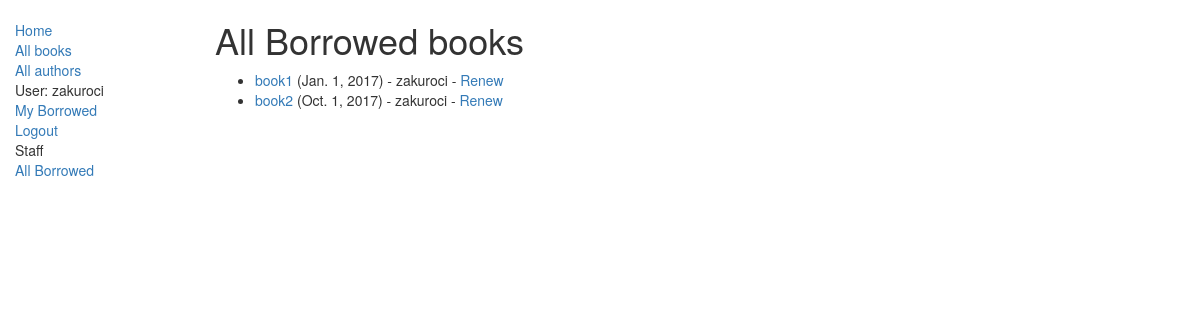
Before: /catalog/allbooks/ (signed in) with the older database file.
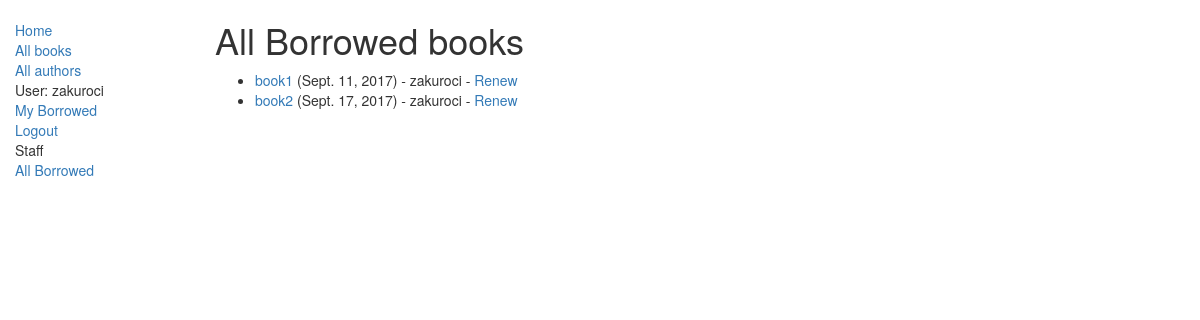
After: the same page with the newer database file.
### catalog/models.py (models this page shows, shortened)
class BookInstance(models.Model):
    id = models.UUIDField(primary_key=True, default=uuid.uuid4, help_text="Unique ID for this particular book across whole library")
    book = models.ForeignKey('Book', on_delete=models.SET_NULL, null=True)
    imprint = models.CharField(max_length=200)
    due_back = models.DateField(null=True, blank=True)
    borrower = models.ForeignKey(User, on_delete=models.SET_NULL, null=True, blank=True)
    LOAN_STATUS = (
        ('m', 'Maintenance'),
        ('o', 'On loan'),
        ('a', 'Available'),
        ('r', 'Reserved'),
    )
    status = models.CharField(max_length=1, choices=LOAN_STATUS, blank=True, default='m', help_text='Book availability')
    class Meta:
        ordering = ["due_back"]
        permissions = (("can_mark_returned", "Set book as returned"),)

class Book(models.Model):
    title = models.CharField(max_length=200)
    author = models.ForeignKey('Author', on_delete=models.SET_NULL, null=True)
    summary = models.TextField(max_length=1000, help_text="Enter a brief description of the book")
    isbn = models.CharField('ISBN',max_length=13, help_text='13 Character <a href="https://www.isbn-international.org/content/what-isbn">ISBN number</a>')
    genre = models.ManyToManyField(Genre, help_text="Select a genre for this book")
    def display_genre(self):
        """
        Creates a string for the Genre. This is required to display genre in Admin.
        """
        return ', '.join([ genre.name for genre in self.genre.all()[:3] ])
    display_genre.short_description = 'Genre'

### catalog/views.py (the view)
class LoanedBooksListView(LoginRequiredMixin,generic.ListView):
    model = BookInstance
    template_name ='catalog/bookinstance_list_borrowed.html'
    paginate_by = 10
    def get_queryset(self):
        return BookInstance.objects.filter(status__exact='o').order_by('due_back')

### catalog/templates/catalog/bookinstance_list_borrowed.html
{% extends "base_generic.html" %}
{% block content %}
    <h1>All Borrowed books</h1>
    {% if bookinstance_list %}
    <ul>
      {% for bookinst in bookinstance_list %}
      <li class="{% if bookinst.is_overdue %}text-danger{% endif %}">
        <a href="{% url 'book-detail' bookinst.book.pk %}">{{bookinst.book.title}}</a> ({{ bookinst.due_back }}) - {{ bookinst.borrower }}
        {% if perms.catalog.can_mark_returned %}- <a href="{% url 'renew-book-librarian' bookinst.id %}">Renew</a>  {% endif %}
      </li>
      {% endfor %}
    </ul>
    {% else %}
      <p>There are no books borrowed.</p>
    {% endif %}
{% endblock %}

Changed rows visible on the page:
changed BookInstance "book1": due_back "Jan. 1, 2017" → "Sept. 11, 2017"
changed BookInstance "book2": due_back "Oct. 1, 2017" → "Sept. 17, 2017"
